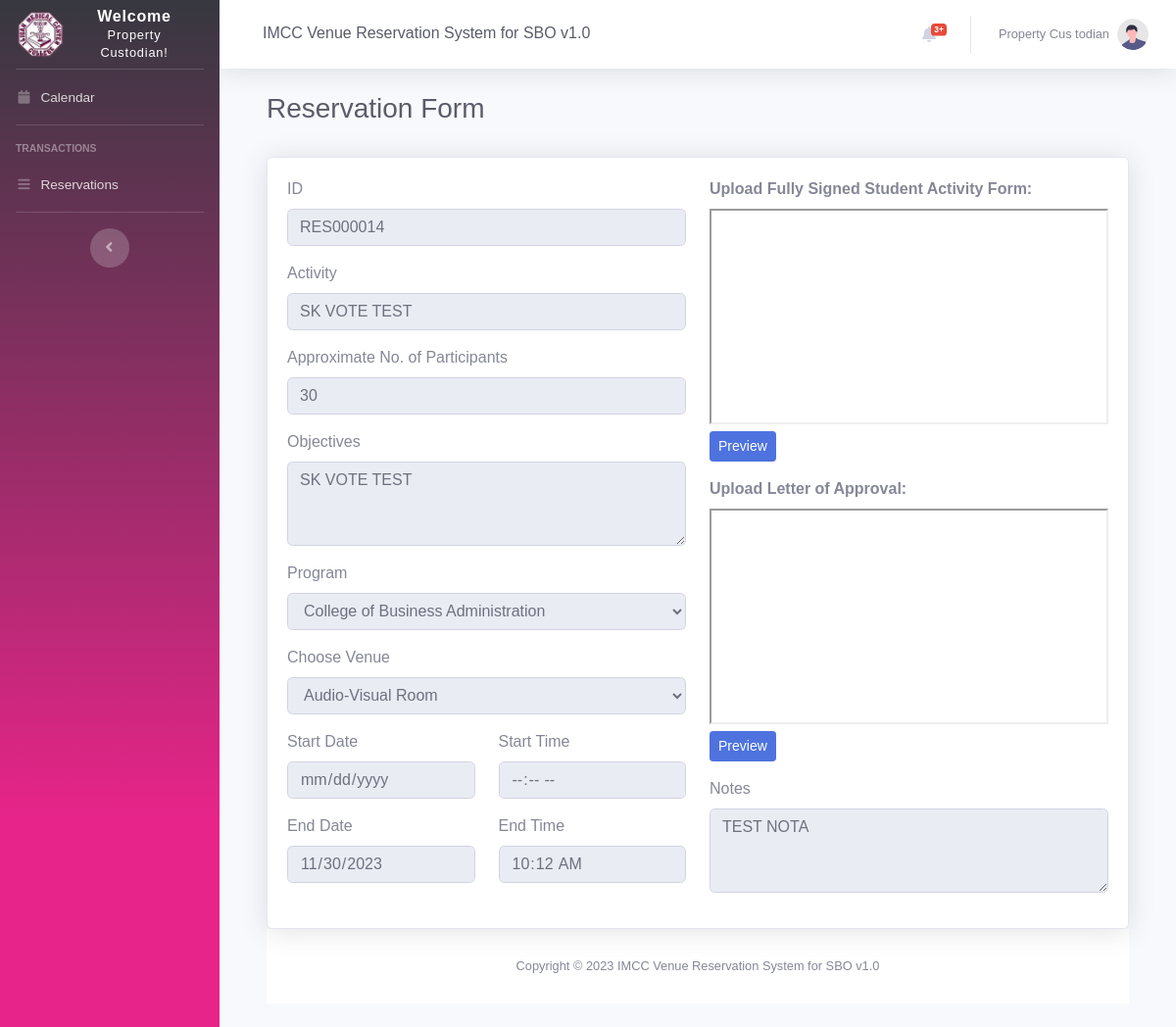
Before: /view_reservation.php?reservation_id=17 (signed in) with the older database file.
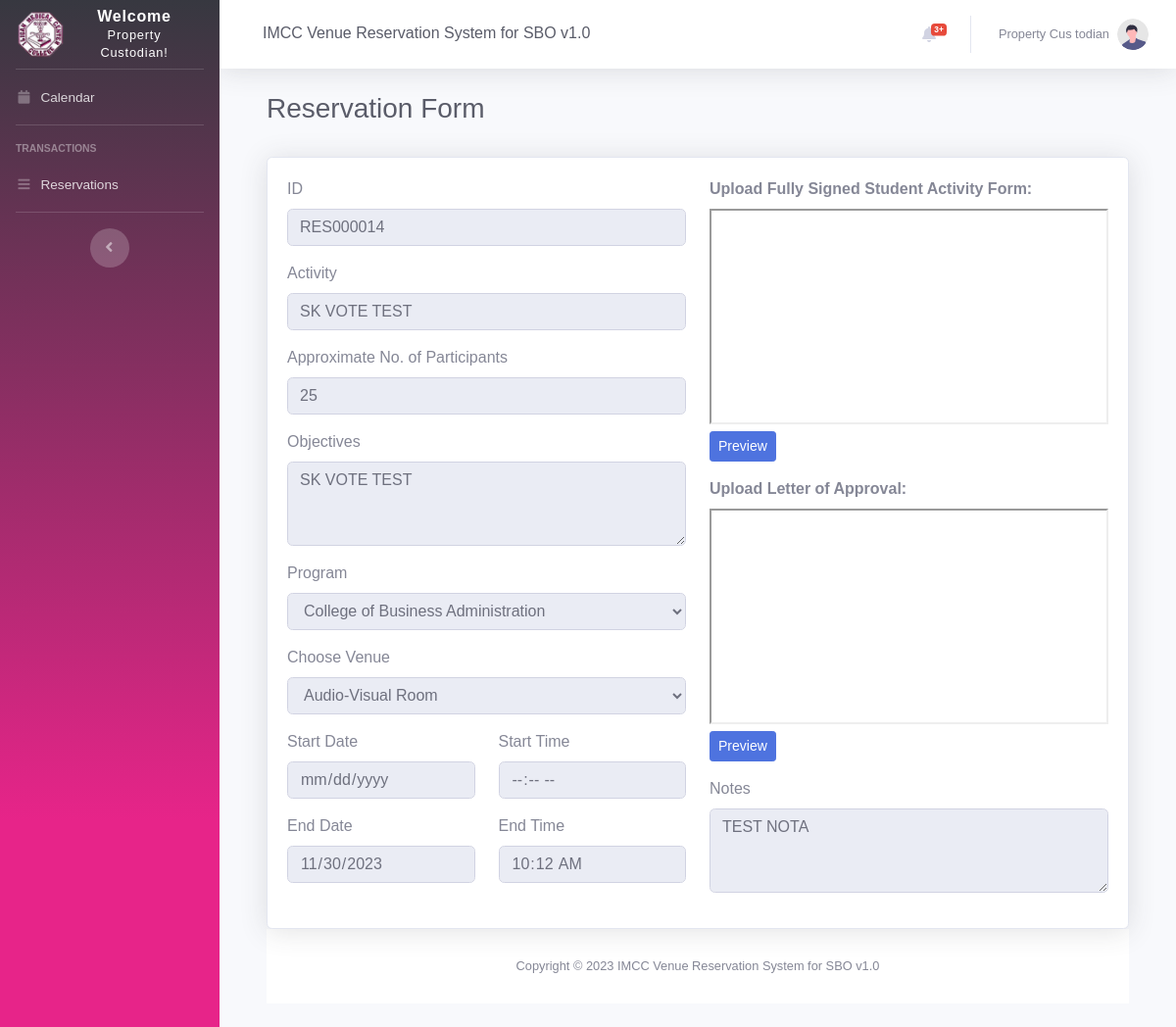
After: the same page with the newer database file.
### tables this page shows
CREATE TABLE `schedules` (
  `id` bigint(11) NOT NULL,
  `reservationID` varchar(255) NOT NULL,
  `userID` int(11) NOT NULL,
  `venueID` int(15) DEFAULT NULL,
  `programID` int(11) NOT NULL,
  `status` varchar(3) NOT NULL DEFAULT 'P',
  `date_start` date NOT NULL,
  `date_end` date NOT NULL,
  `time_start` varchar(50) NOT NULL,
  `time_end` varchar(50) NOT NULL,
  `name` varchar(255) DEFAULT NULL,
  `address` varchar(255) DEFAULT NULL,
  `contact` varchar(11) DEFAULT NULL,
  `description` text DEFAULT NULL,
  `num_participants` int(11) NOT NULL,
  `tag_color` varchar(7) DEFAULT '#ffffff',
  `notified` tinyint(1) NOT NULL DEFAULT 0,
  `last_notified` date DEFAULT NULL,
  `cancelled` tinyint(1) NOT NULL DEFAULT 0,
  `deleted` tinyint(4) NOT NULL,
  `rejectedByAdmin` int(1) NOT NULL DEFAULT 0,
  `approvedByAdmin` int(1) NOT NULL DEFAULT 0,
  `act_form_file` varchar(255) NOT NULL,
  `letter_approve_file` varchar(255) NOT NULL,
  `notes` text NOT NULL
);

### view_reservation.php (the view, shortened to what the rows shown need)
<?php
include 'settings/system.php';
include 'settings/header.php';
include "settings/sidebar.php";
include 'settings/topbar.php';
?>
<div class="container-fluid">
    <div class="d-sm-flex align-items-center justify-content-between mb-4">
        <div class="container-fluid">
            <div class="d-sm-flex align-items-center justify-content-between mb-4">
                <h1 class="h3 mb-2 text-gray-800"> Reservation Form</h1>
            </div>
            <div class="card shadow">
                <div class="card-body">
                    <?php
                        if(isset($_GET['reservation_id']))
                        {
                            $res_id = $_GET['reservation_id'];
                            $res_id_text = "";
                            $activity = "";
                            $participants = "";
                            $objectives = "";
                            $start_date = "";
                            $end_date = "";
                            $end_time = "";
                            $notes = "";
                            $sequence = $db->query("SELECT * FROM schedules WHERE id = '$res_id'");
                            $fetch = $sequence->fetchAll(PDO::FETCH_OBJ);
                            foreach ($fetch as $data) {
                                $res_id_text = $data->reservationID;
                                $activity = $data->name;
                                $participants = $data->num_participants;
                                $objectives = $data->description;
                                $start_date = $data->date_start;
                                $end_date =  $data->date_end;
                                $end_time = $data->time_end;
                                $notes = $data->notes;
                            }
                        }
                    ?>
                    <div class="table-responsive-lg">
                        <form role="form" method="post" enctype="multipart/form-data">
                            <div class="row">
                                <div class="col-6">
                                    <div class="form-group">
                                        <label>ID</label>
                                        <input class="form-control" type="text" name="resID" value="<?= $res_id_text ?>" readonly>
                                    </div>
                                    <div class="form-group">
                                        <label>Activity</label>
                                        <input class="form-control" type="text" name="activity" value="<?= $activity ?>" readonly>
                                    </div>
                                    <div class="form-group">
                                        <label>Approximate No. of Participants</label>
                                        <input class="form-control" type="number" placeholder="No. of participants" value="<?= $participants ?>" readonly>
                                    </div>
                                    <div class="form-group">
                                        <label>Objectives</label>
                                        <textarea class="form-control" id="exampleFormControlTextarea1" placeholder="Please specify the objectives" rows="3" readonly><?= $objectives ?></textarea>
                                    </div>
                                    <div class="form-group row">
                                        <div class="col-6">
                                            <label>Start Date</label>
                                            <input class="form-control" type="date" value="<?= $start_date ?>" readonly>
                                        </div>
                                    </div>
                                    <div class="form-group row">
                                        <div class="col-6">
                                            <label>End Date</label>
                                            <input class="form-control" type="date" value="<?= $end_date ?>" readonly >
                                        </div>
                                        <div class="col-6">
                                            <label>End Time</label>
                                            <input class="form-control" type="time" value="<?= $end_time ?>" readonly >
                                        </div>
                                    </div>
                                </div>
                                <div class="col-6">
                                    <div class="form-group">
                                        <label>Notes</label>
                                        <textarea class="form-control" id="exampleFormControlTextarea1" name='notes' placeholder="Notes will be provided by Property Custodian or Admin" rows="3"
                                            <?= (($_SESSION['position'] == 'STO' ? 'disabled': ''));?> readonly><?= $notes ?></textarea>
                                    </div>
                                </div>
                        </form>
                    </div>
                </div>
            </div>
        </div>
    </div>
    <?php include 'settings/footer.php'; ?>

Changed rows visible on the page:
changed schedules "RES000014": num_participants "30" → "25"
